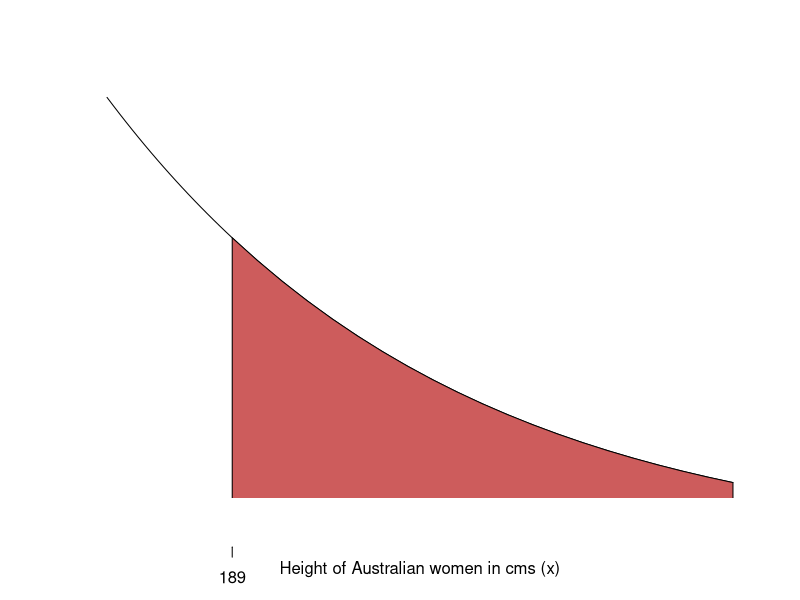
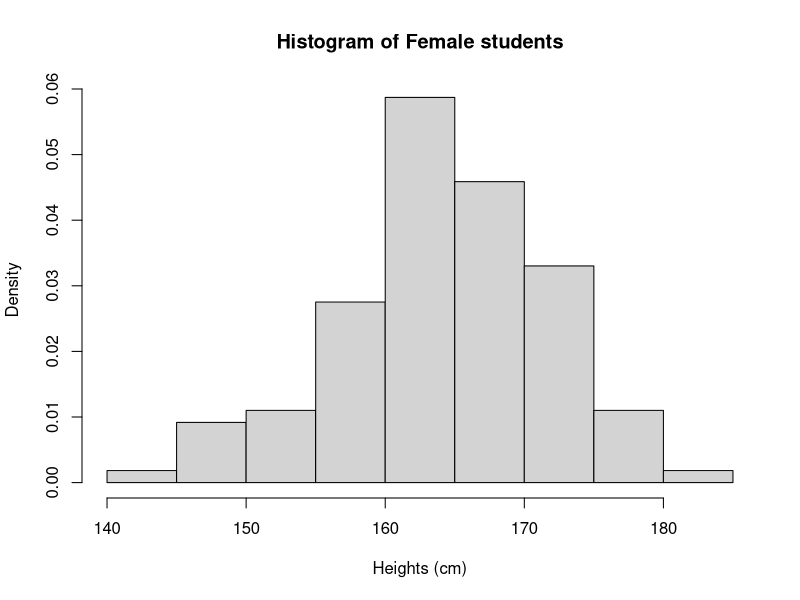
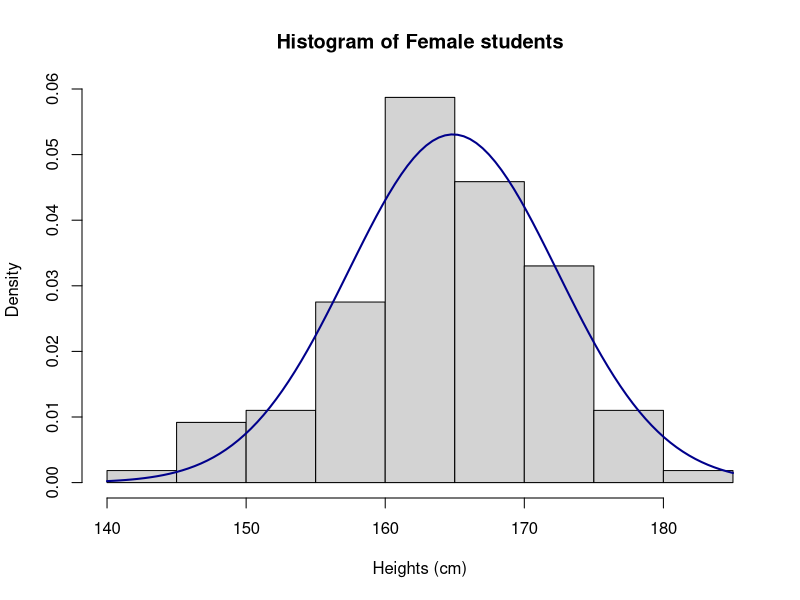
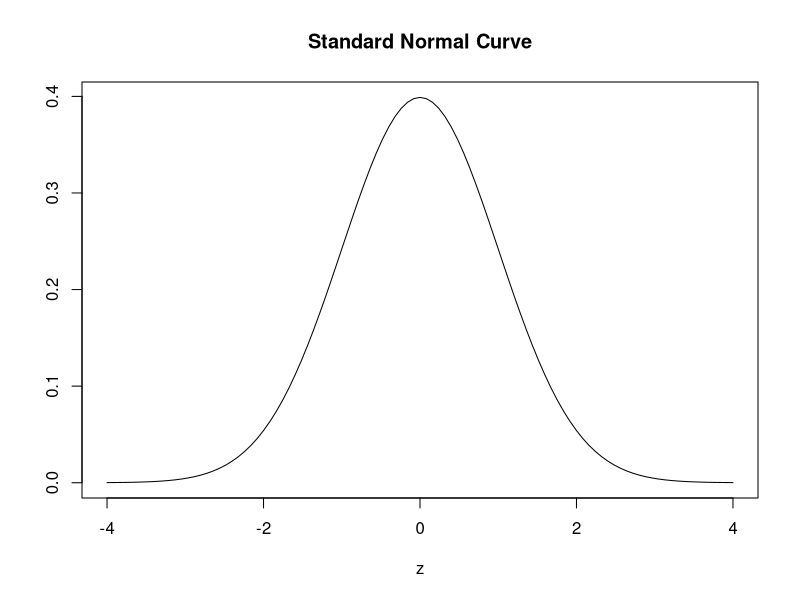
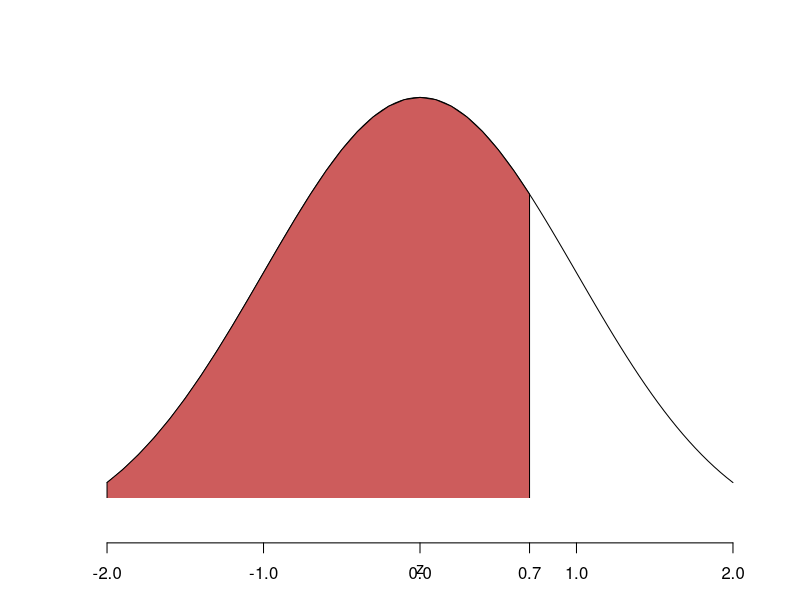
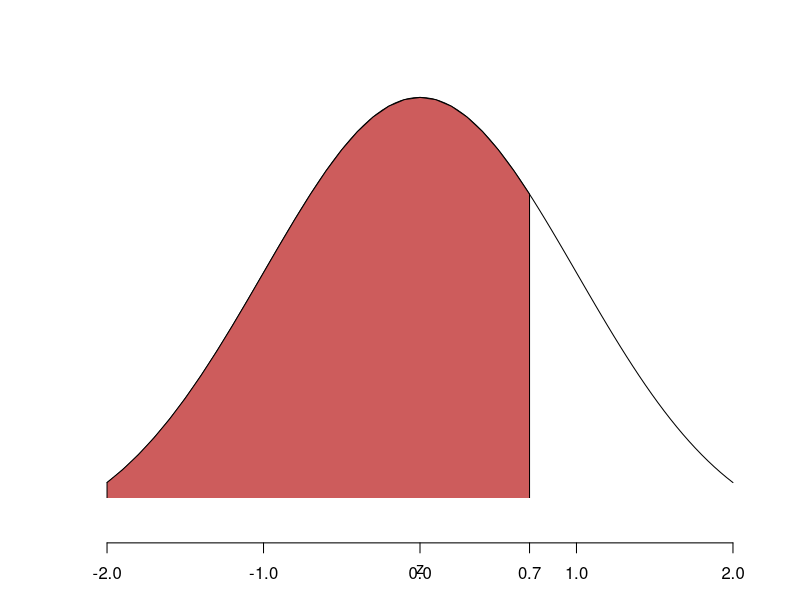
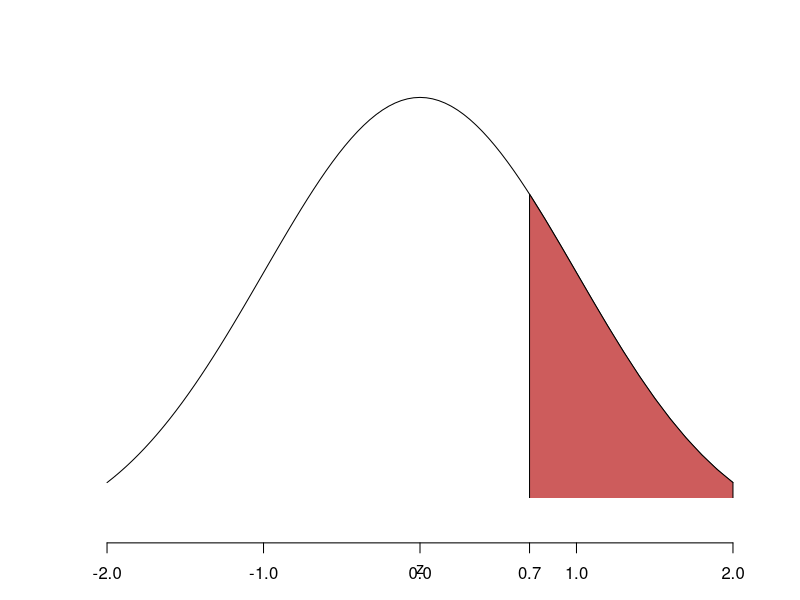
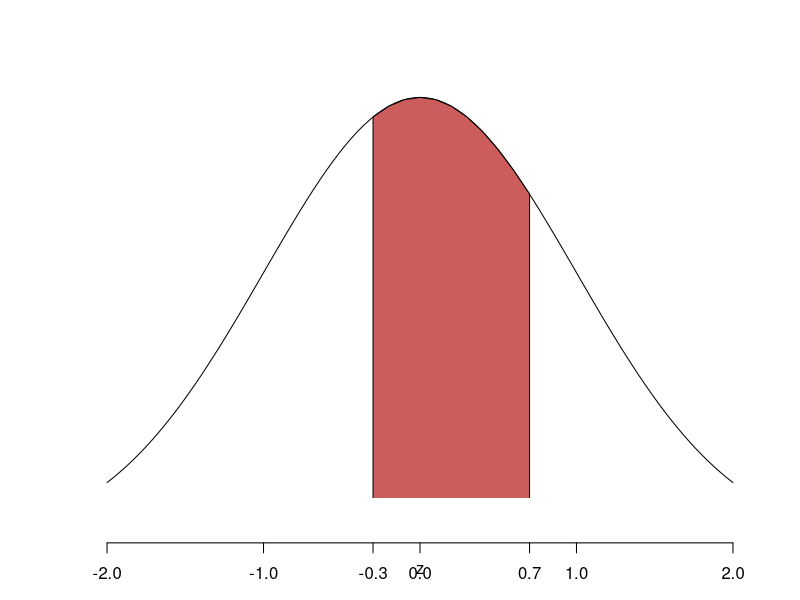

R code for these plots, in order:
## ---- chunk 1
library(knitr)
opts_chunk$set(tidy = TRUE, cache = FALSE) 
library(knitr)
## ---- chunk 2

## ---- chunk 3

## ---- chunk 4
curve(dnorm(x, mean = 161.8, sd = 6), xlim = c(188.5, 191),xlab="Height of Australian women in cms (x)", ylab="",axes=FALSE)
abline(h = 0)
sequence <- seq(189, 191, 0.1)
polygon(x = c(sequence,191,189),
        y = c(dnorm(c(sequence),161.8,6),0,0),
        col = "indianred")
axis(1, at=c(189), pos=0)
## ---- chunk 5
math1005 = read.csv("data/math1005_cleaned.csv",header=T)
FemaleHeights = math1005$Height[math1005$Gender == "Female"]
FemaleHeights = na.omit(FemaleHeights)
length(FemaleHeights) # There were 109 female students 
hist(FemaleHeights, main="Histogram of Female students", xlab="Heights (cm)",freq=F)
## ---- chunk 6
mean(FemaleHeights)
sd(FemaleHeights)
sum(FemaleHeights > 189)/length(FemaleHeights) # sum(...) counts the number of FemaleHeights > 189
## ---- chunk 7
hist(FemaleHeights, main="Histogram of Female students", xlab="Heights (cm)", freq = F)
m=mean(FemaleHeights)
sd=sd(FemaleHeights)
curve(dnorm(x, mean=m, sd=sd), 
col="darkblue", lwd=2, add=TRUE)
## ---- chunk 8
curve(dnorm(x),-4,4, main="Standard Normal Curve",xlab="z", ylab="")
## ---- chunk 9
curve(dnorm(x), xlim = c(-2, 2),xlab="z",ylab="",axes=FALSE)
abline(h = 0)
sequence <- seq(-2, 0.7, 0.1)
polygon(x = c(sequence,0.7,-2),
        y = c(dnorm(c(sequence)),0,0),
        col = "indianred")
axis(1, at=c(-2,-1,0,0.7,1,2), pos=0)
## ---- chunk 10
curve(dnorm(x), xlim = c(-2, 2),ylab="", xlab='z', axes=FALSE)
abline(h = 0)
sequence <- seq(-2, 0.7, 0.1)
polygon(x = c(sequence,0.7,-2),
        y = c(dnorm(c(sequence)),0,0),
        col = "indianred")
axis(1, at=c(-2,-1,0,0.7,1,2), pos=0)
## ---- chunk 11
pnorm(0.7)
## ---- chunk 12
curve(dnorm(x), xlim = c(-2, 2),ylab="", xlab='z',axes=FALSE)
abline(h = 0)
sequence <- seq(0.7, 2, 0.1)
polygon(x = c(sequence,2,0.7),
        y = c(dnorm(c(sequence)),0,0),
        col = "indianred")
axis(1, at=c(-2,-1,0,0.7,1,2), pos=0)
## ---- chunk 13
pnorm(0.7,lower.tail=F)
## ---- chunk 14
curve(dnorm(x), xlim = c(-2, 2),ylab="",axes=FALSE,xlab="z")
abline(h = 0)
sequence <- seq(-0.3, 0.7, 0.1)
polygon(x = c(sequence,0.7,-0.3),
        y = c(dnorm(c(sequence)),0,0),
        col = "indianred")
axis(1, at=c(-2,-1,0,-0.3,0.7,1,2), pos=0)
## ---- chunk 15
pnorm(0.7)-pnorm(-0.3)
## ---- chunk 16
mean(FemaleHeights)
sd(FemaleHeights)
## ---- chunk 17
x <- seq(130, 190, 0.1)
m = round(mean(FemaleHeights),1)
s = round(sd(FemaleHeights),1)
curve(dnorm(x, mean = m, sd = s), xlim = c(130, 190),xlab="Height of Australian women in cms (x)", ylab="",axes=FALSE)
abline(h = 0)
sequence <- seq(130, 170, 0.1)
polygon(x = c(sequence,170,130),
        y = c(dnorm(c(sequence),m,s),0,0),
        col = "indianred")
axis(1, at=c(m,170), pos=0)
## ---- chunk 18
m = mean(FemaleHeights)
s = sd(FemaleHeights)
pnorm(170, m, s)   #pnorm(x,mean,sd)
## ---- chunk 19
x <- seq(130, 190, 0.1)
m = round(mean(FemaleHeights),1)
s = round(sd(FemaleHeights),1)
curve(dnorm(x, mean =m, sd = s), xlim = c(130, 190),xlab="Height of Australian women in cms (x)", ylab="",axes=FALSE)
abline(h = 0)
sequence <- seq(189, 190, 0.1)
polygon(x = c(sequence,189,190),
        y = c(dnorm(c(sequence),m,s),0,0),
        col = "indianred")
axis(1, at=c(m,189), pos=0)
## ---- chunk 20
m = mean(FemaleHeights); s = sd(FemaleHeights)
pnorm(189, m, s, lower.tail = FALSE)   #pnorm(x,mean,sd)
## ---- chunk 21
par(mfrow=c(1,3))
curve(dnorm(x), xlim = c(-3, 3),, xlab='z',ylab="",axes=FALSE)
abline(h = 0)
sequence <- seq(-1, 1, 0.1)
polygon(x = c(sequence,1,-1),
        y = c(dnorm(c(sequence)),0,0),
        col = "indianred1")
axis(1, at=seq(-3, 3, 1), pos=0)
curve(dnorm(x), xlim = c(-3, 3),ylab="", xlab='z',axes=FALSE)
abline(h = 0)
sequence <- seq(-2, 2, 0.1)
polygon(x = c(sequence,2,-2),
        y = c(dnorm(c(sequence)),0,0),
        col = "indianred1")
axis(1, at=seq(-3, 3, 1), pos=0)
curve(dnorm(x), xlim = c(-3, 3),ylab="", xlab='z',axes=FALSE)
abline(h = 0)
sequence <- seq(-3, 3, 0.1)
polygon(x = c(sequence,3,-3),
        y = c(dnorm(c(sequence)),0,0),
        col = "indianred1")
axis(1, at=seq(-3, 3, 1), pos=0)
par(oma=c(0,0,2,0))
title(main="1,2 and 3 SDs from mean: N(0,1)",outer=T)
## ---- chunk 22
m=5
s=3
threshold = 8
curve(dnorm(x, mean=m, sd=s), -4,14, col="indianred", lwd=2, xlab="", ylab="", main ="General Normal", axes=F)
sequence <- seq(-4, threshold, 0.1)
polygon(x = c(sequence,threshold),
        y = c(dnorm(c(sequence),m,s),0),
        col = "indianred")
axis(1,-4:14,line=1,col="black",col.ticks="black",col.axis="black")
mtext("N(5,9)",1,line=1,at=-5,col="black")
axis(1,-4:14,labels=(c(-4:14)-m)/s,line=3.3,col="indianred1",col.ticks="indianred1",col.axis="indianred1")
mtext("Z score",1,line=3.3,at=-5,col="indianred1")
## ---- chunk 23
par(mfrow=c(1,2))
m=5
s=3
threshold = 8
curve(dnorm(x, mean=m, sd=s), -4,14, col="indianred", lwd=2, xlab="N(5, 9)", ylab="", main ="General Normal: area from 8 down")
sequence <- seq(-4, 8, 0.1)
polygon(x = c(sequence,8),
        y = c(dnorm(c(sequence),5,3),0),
        col = "indianred")

curve(dnorm(x, mean=0, sd=1),-3,3, 
col="indianred", lwd=2, xlab="N(0, 1)", ylab="", main ="Standard Normal: area from 1 down")
sequence <- seq(-3, 1, 0.1)
polygon(x = c(sequence,1,-3),
        y = c(dnorm(c(sequence),0,1),0,0),
        col = "indianred1")
## ---- chunk 24
m=10
s=2
threshold1 = 10
threshold2 = 14
curve(dnorm(x, mean=m, sd=s), 4,16, col="indianred", lwd=2, xlab="", ylab="", main ="General Normal: interval", axes=F)
sequence <- seq(threshold1, threshold2, 0.1)
polygon(x = c(sequence,threshold2,threshold1),
        y = c(dnorm(c(sequence),m,s),0,0),
        col = "indianred")
#axis(2,0:0.5,las=1)   Y axis
axis(1,-2:18,line=1,col="black",col.ticks="black",col.axis="black")
mtext("N(10,4)",1,line=1,at=3,col="black")
axis(1,4:16,labels=(c(4:16)-m)/s,line=3.3,col="indianred1",col.ticks="indianred1",col.axis="indianred1")
mtext("Z score",1,line=3.3,at=3,col="indianred1")
## ---- chunk 25
par(mfrow=c(1,2))
m=10
s=2
threshold1 = 10
threshold2 = 14
curve(dnorm(x, mean=m, sd=s), 4,16, col="indianred", lwd=2, xlab="N(10, 4)", ylab="", main ="General Normal: between 10 and 14")
sequence <- seq(threshold1, threshold2, 0.1)
polygon(x = c(sequence,threshold2,threshold1),
        y = c(dnorm(c(sequence),m,s),0,0),
        col = "indianred")

curve(dnorm(x, mean=0, sd=1),-3,3, 
col="indianred", lwd=2, xlab="N(0, 1)", ylab="", main ="Standard Normal: between 0 and 2")
sequence <- seq(0, 2, 0.1)
polygon(x = c(sequence,2,0),
        y = c(dnorm(c(sequence),0,1),0,0),
        col = "indianred1")
## ---- chunk 26
par(mfrow=c(1,2))
curve(dnorm(x), xlim = c(-3, 3),ylab="", xlab='z',axes=FALSE)
abline(h = 0)
sequence <- seq(-3, -0.5, 0.1)
polygon(x = c(sequence,-0.5,-3),
        y = c(dnorm(c(sequence)),0,0),
        col = "indianred1")
axis(1, at=seq(-3, 3, 1), pos=0)
curve(dnorm(x), xlim = c(-3, 3),ylab="", xlab='z',axes=FALSE)
abline(h = 0)
sequence <- seq(0.5, 3, 0.1)
polygon(x = c(sequence,3,0.5),
        y = c(dnorm(c(sequence)),0,0),
        col = "indianred1")
axis(1, at=seq(-3, 3, 1), pos=0)
